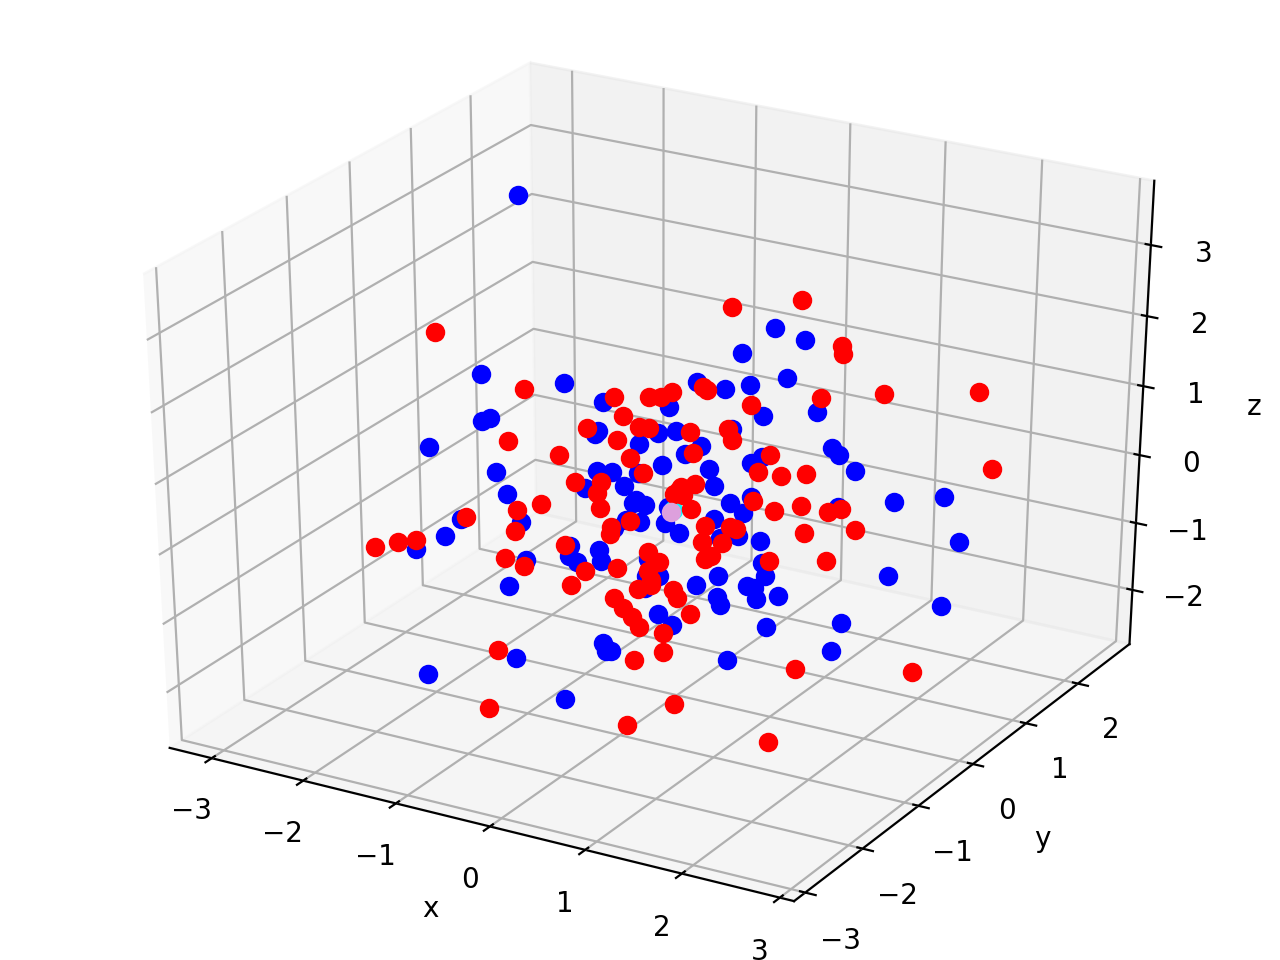

Here is the Python script that generated this plot:
#coding: UTF-8
"""
3Dの散布図をplotするサンプルコード
plot(x,y,z)で基本は表示されるが、x,y,zは必ずarray形式とする必要があるので、
１つのデータをプロットしたいだけでも、[]で囲んでarrayにする必要がある。


"""
#3Dを表示するにはmpl_toolkits.mplot3dが必要
from mpl_toolkits.mplot3d import Axes3D
#数値計算用のモジュール
import numpy as np

import matplotlib.pyplot as plot

data = np.random.randn(100,3)

x = data[:,0]
y = data[:,1]
z = data[:,2]

fig = plot.figure()
ax = Axes3D(fig)

#座標軸の定義
ax.set_xlabel('x')
ax.set_ylabel('y')
ax.set_zlabel('z')

ax.plot(x,y,z,marker="o",linestyle='none',color='blue')

#x,y,zはarray形式が必須
mean_x = [np.mean(x)]
mean_y = [np.mean(y)]
mean_z = [np.mean(z)]
ax.plot(mean_x,mean_y,mean_z,marker="o",linestyle='none',color='aqua')


data2 = np.random.randn(100,3)
x2 = data2[:,0]
y2 = data2[:,1]
z2 = data2[:,2]
ax.plot(x2,y2,z2,marker="o",linestyle='none',color='red')

#x,y,zはarray形式が必須
mean_x2 = [np.mean(x2)]
mean_y2 = [np.mean(y2)]
mean_z2 = [np.mean(z2)]
ax.plot(mean_x2,mean_y2,mean_z2,marker="o",linestyle='none',color='plum')

plot.show()
